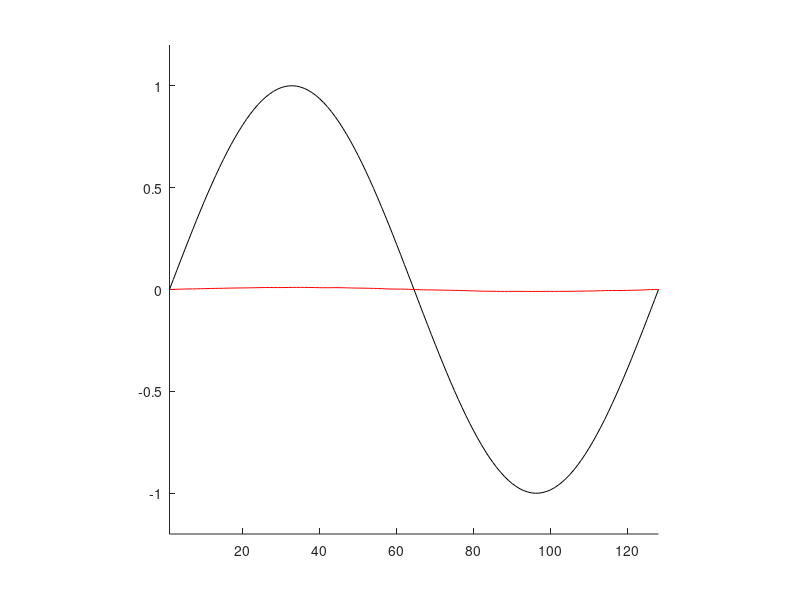
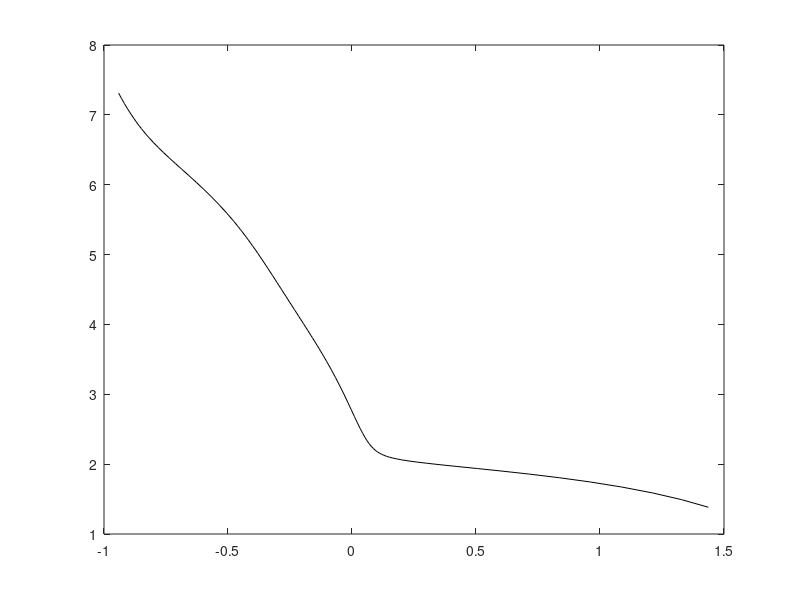

Reproduce these figures in MATLAB, in order.
p = [1; 1; 1];
p = conv(p,p);
p = conv(p,p);
p = p/sum(p);

x = linspace(0,2*pi,128);
f = sin(x).';

nu = (length(p)-1)/2;
n = length(f);

A = convmtx(p,n);
A = A((nu+1):(end-nu),:);

rng(0,'twister');
noise = 1/norm(f)*randn(size(A*f));
m0 = A*f;
m1 = m0 + 0.1*noise;
m2 = m0 + 0.5*noise;
m3 = m0 + 0.8*noise;
m4 = m0 + noise;

alphas = 10.^[-8:0.1:2];

L = eye(size(A));

Lx_norms = zeros(length(alphas),1);
Ax_m_norms = zeros(length(alphas),1);
L2_errors = zeros(length(alphas),1);
for ii = 1:length(alphas)
    m = m4;
    alpha = alphas(ii);
    syst  = [A; sqrt(alpha)*L];
    m_aug = [m(:);zeros(length(m),1)];
    rec = syst\m_aug;
    Lx_norms(ii)   = norm(L*rec);
    Ax_m_norms(ii) = norm(A*rec-m(:));
    L2_errors(ii) = norm(rec(:)-f(:),2)/norm(f(:),2)*100;

    figure(1)
    clf
    hold off
    plot(f,'k')
    hold on
    plot(rec,'r')
    axis([1 128 -1.2 1.2])
    axis square
    box off
    drawnow
end

figure(2)
endind = round(.8*length(Ax_m_norms));
plot(log(Ax_m_norms(1:endind)),log(Lx_norms(1:endind)),'k')

log_lx = log(Lx_norms(1:endind));
